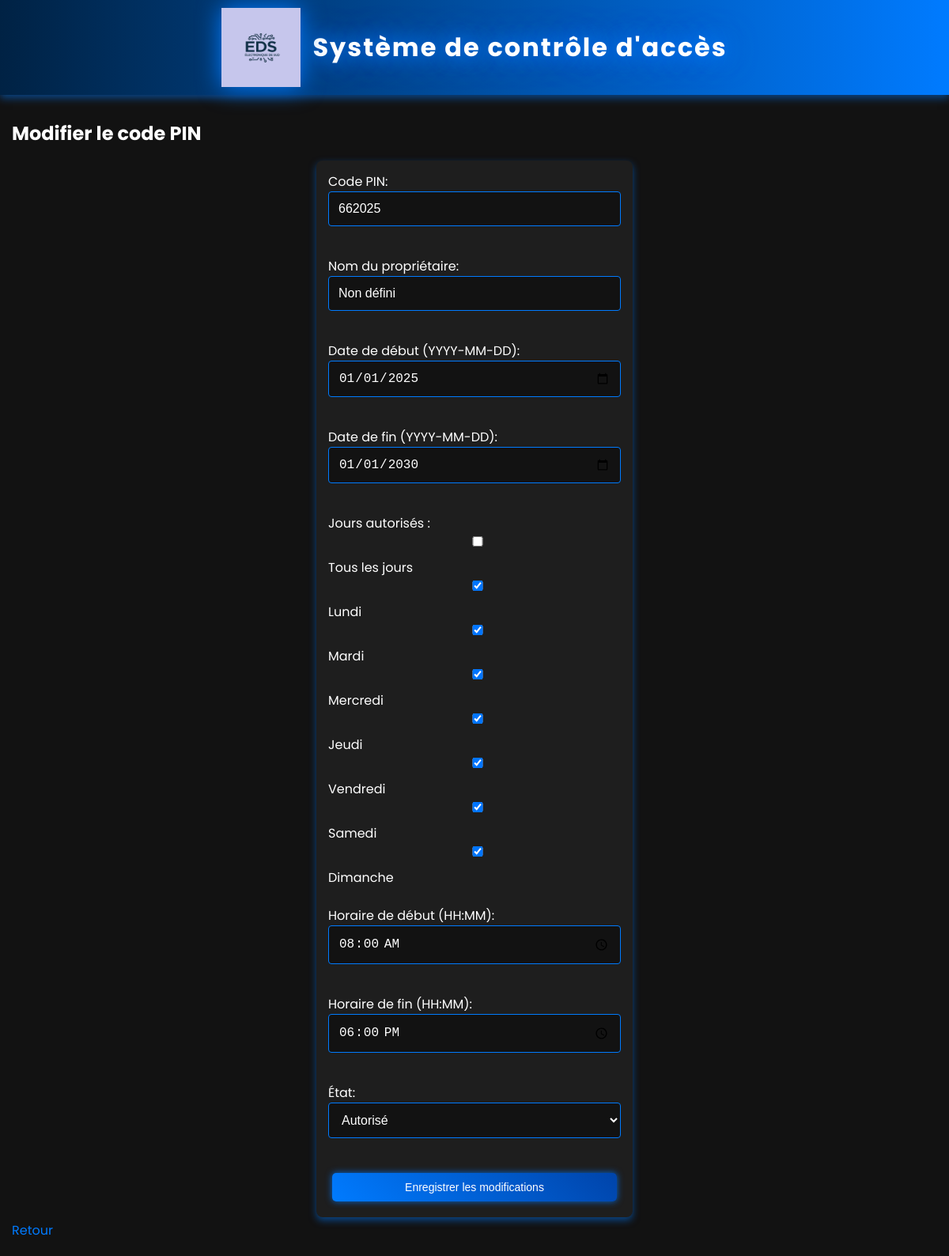
/modifier/pin/2 (signed in), run on the app's committed database.
### tables this page shows
CREATE TABLE serrures (
            id INTEGER PRIMARY KEY AUTOINCREMENT,
            nom TEXT NOT NULL,
            admin_client_id INTEGER,
            code_ouverture TEXT CHECK(length(code_ouverture) = 6),
            nom_proprietaire TEXT DEFAULT 'Non défini',
            date_debut TEXT DEFAULT '2025-01-01',
            date_fin TEXT DEFAULT '2030-01-01',
            jours_autorises TEXT DEFAULT 'Lundi,Mardi,Mercredi,Jeudi,Vendredi',
            horaire_debut TEXT DEFAULT '08:00',
            horaire_fin TEXT DEFAULT '18:00',
            etat TEXT DEFAULT 'autorisé' CHECK(etat IN ('autorisé', 'non autorisé')),
            FOREIGN KEY (admin_client_id) REFERENCES users (id)
        );

### app.py (the view, shortened to what this page needs)
@app.route('/modifier/<string:type>/<int:item_id>', methods=['GET', 'POST'])
def modifier(type, item_id):
    if 'user_id' not in session or session['role'] != 'client':
        return redirect(url_for('login'))
    conn = get_db_connection()
    if type == 'tag':
        item = conn.execute('SELECT * FROM tags WHERE id = ?', (item_id,)).fetchone()
        if not item:
            conn.close()
            flash('Tag non trouvé.', 'error')
            return redirect(url_for('admin_client', user_id=session['user_id']))
    elif type == 'pin':
        item = conn.execute('SELECT * FROM serrures WHERE id = ?', (item_id,)).fetchone()
        if not item:
            conn.close()
            flash('Serrure non trouvée.', 'error')
            return redirect(url_for('admin_client', user_id=session['user_id']))
    else:
        conn.close()
        flash('Type de modification invalide.', 'error')
        return redirect(url_for('admin_client', user_id=session['user_id']))
    conn.close()
    return render_template('modifier_tag.html', item=item, type=type)

### app.py (called while the page is built)
def get_db_connection():
    conn = sqlite3.connect('database.db')
    conn.execute('PRAGMA journal_mode=WAL;')  # Active le mode WAL
    conn.row_factory = sqlite3.Row
    return conn

### templates/modifier_tag.html (shortened to what this page needs)
{% extends "base.html" %}
{% block content %}
<h2>Modifier {{ 'le tag' if type == 'tag' else 'le code PIN' }}</h2>
<form method="POST">
    {% if type == 'tag' %}
    <label for="nom_proprietaire">Nom du propriétaire:</label>
    <input type="text" id="nom_proprietaire" name="nom_proprietaire" value="{{ item['nom_proprietaire'] }}" required>
    <br>
    <label for="date_debut">Date de début (YYYY-MM-DD):</label>
    <input type="date" id="date_debut" name="date_debut" value="{{ item['date_debut'] }}" required>
    <br>
    <label for="date_fin">Date de fin (YYYY-MM-DD):</label>
    <input type="date" id="date_fin" name="date_fin" value="{{ item['date_fin'] }}" required>
    <br>
    <label>Jours autorisés :</label>
    <div>
        <input type="checkbox" id="tous" name="jours_autorises" value="tous" onclick="toggleAllDays(this)">
        <label for="tous">Tous les jours</label><br>
        <input type="checkbox" id="lundi" name="jours_autorises" value="lundi" class="jour" {% if 'lundi' in item['jours_autorises'] %}checked{% endif %}>
        <label for="lundi">Lundi</label><br>
        <input type="checkbox" id="mardi" name="jours_autorises" value="mardi" class="jour" {% if 'mardi' in item['jours_autorises'] %}checked{% endif %}>
        <label for="mardi">Mardi</label><br>
        <input type="checkbox" id="mercredi" name="jours_autorises" value="mercredi" class="jour" {% if 'mercredi' in item['jours_autorises'] %}checked{% endif %}>
        <label for="mercredi">Mercredi</label><br>
        <input type="checkbox" id="jeudi" name="jours_autorises" value="jeudi" class="jour" {% if 'jeudi' in item['jours_autorises'] %}checked{% endif %}>
        <label for="jeudi">Jeudi</label><br>
        <input type="checkbox" id="vendredi" name="jours_autorises" value="vendredi" class="jour" {% if 'vendredi' in item['jours_autorises'] %}checked{% endif %}>
        <label for="vendredi">Vendredi</label><br>
        <input type="checkbox" id="samedi" name="jours_autorises" value="samedi" class="jour" {% if 'samedi' in item['jours_autorises'] %}checked{% endif %}>
        <label for="samedi">Samedi</label><br>
        <input type="checkbox" id="dimanche" name="jours_autorises" value="dimanche" class="jour" {% if 'dimanche' in item['jours_autorises'] %}checked{% endif %}>
        <label for="dimanche">Dimanche</label><br>
    </div>
    <br>
    <label for="horaire_debut">Horaire de début (HH:MM):</label>
    <input type="time" id="horaire_debut" name="horaire_debut" value="{{ item['horaire_debut'] }}" required>
    <br>
    <label for="horaire_fin">Horaire de fin (HH:MM):</label>
    <input type="time" id="horaire_fin" name="horaire_fin" value="{{ item['horaire_fin'] }}" required>
    <br>
    <label for="etat">État:</label>
    <select id="etat" name="etat" required>
        <option value="autorisé" {% if item['etat'] == 'autorisé' %}selected{% endif %}>Autorisé</option>
        <option value="non autorisé" {% if item['etat'] == 'non autorisé' %}selected{% endif %}>Non autorisé</option>
    </select>
    <br>
    {% elif type == 'pin' %}
    <label for="code_ouverture">Code PIN:</label>
    <input type="text" id="code_ouverture" name="code_ouverture" value="{{ item['code_ouverture'] }}" pattern="\d{6}" title="Le code PIN doit contenir exactement 6 chiffres" required>
    <br>
    <label for="nom_proprietaire">Nom du propriétaire:</label>
    <input type="text" id="nom_proprietaire" name="nom_proprietaire" value="{{ item['nom_proprietaire'] if item['nom_proprietaire'] else 'Non défini' }}" required>
    <br>
    <label for="date_debut">Date de début (YYYY-MM-DD):</label>
    <input type="date" id="date_debut" name="date_debut" value="{{ item['date_debut'] if item['date_debut'] else '2025-01-01' }}" required>
    <br>
    <label for="date_fin">Date de fin (YYYY-MM-DD):</label>
    <input type="date" id="date_fin" name="date_fin" value="{{ item['date_fin'] if item['date_fin'] else '2030-01-01' }}" required>
    <br>
    <label>Jours autorisés :</label>
    <div>
        <input type="checkbox" id="tous" name="jours_autorises" value="tous" onclick="toggleAllDays(this)">
        <label for="tous">Tous les jours</label><br>
        <input type="checkbox" id="lundi" name="jours_autorises" value="lundi" class="jour" {% if item['jours_autorises'] and 'lundi' in item['jours_autorises']|lower %}checked{% endif %}>
        <label for="lundi">Lundi</label><br>
        <input type="checkbox" id="mardi" name="jours_autorises" value="mardi" class="jour" {% if item['jours_autorises'] and 'mardi' in item['jours_autorises']|lower %}checked{% endif %}>
        <label for="mardi">Mardi</label><br>
        <input type="checkbox" id="mercredi" name="jours_autorises" value="mercredi" class="jour" {% if item['jours_autorises'] and 'mercredi' in item['jours_autorises']|lower %}checked{% endif %}>
        <label for="mercredi">Mercredi</label><br>
        <input type="checkbox" id="jeudi" name="jours_autorises" value="jeudi" class="jour" {% if item['jours_autorises'] and 'jeudi' in item['jours_autorises']|lower %}checked{% endif %}>
        <label for="jeudi">Jeudi</label><br>
        <input type="checkbox" id="vendredi" name="jours_autorises" value="vendredi" class="jour" {% if item['jours_autorises'] and 'vendredi' in item['jours_autorises']|lower %}checked{% endif %}>
        <label for="vendredi">Vendredi</label><br>
        <input type="checkbox" id="samedi" name="jours_autorises" value="samedi" class="jour" {% if item['jours_autorises'] and 'samedi' in item['jours_autorises']|lower %}checked{% endif %}>
        <label for="samedi">Samedi</label><br>
        <input type="checkbox" id="dimanche" name="jours_autorises" value="dimanche" class="jour" {% if item['jours_autorises'] and 'dimanche' in item['jours_autorises']|lower %}checked{% endif %}>
        <label for="dimanche">Dimanche</label><br>
    </div>
    <br>
    <label for="horaire_debut">Horaire de début (HH:MM):</label>
    <input type="time" id="horaire_debut" name="horaire_debut" value="{{ item['horaire_debut'] if item['horaire_debut'] else '08:00' }}" required>
    <br>
    <label for="horaire_fin">Horaire de fin (HH:MM):</label>
    <input type="time" id="horaire_fin" name="horaire_fin" value="{{ item['horaire_fin'] if item['horaire_fin'] else '18:00' }}" required>
    <br>
    <label for="etat">État:</label>
    <select id="etat" name="etat" required>
        <option value="autorisé" {% if item['etat'] and item['etat'] == 'autorisé' %}selected{% endif %}>Autorisé</option>
    </select>
    <br>
    {% endif %}
    <button type="submit">Enregistrer les modifications</button>
</form>
<a href="{{ url_for('admin_client', user_id=session['user_id']) }}">Retour</a>
{% endblock %}

### static/styles.css (style rules this page uses)
body { font-family: 'Poppins', sans-serif; background-color: #121212; color: #fff; margin: 0; padding: 0; font-size: 16px; line-height: 1.5; }
h2, h3 { margin-top: 1rem; margin-bottom: 1rem; }
button { padding: 10px 15px; background: linear-gradient(45deg, #007BFF, #0044AA); border: none; border-radius: 5px; cursor: pointer; color: #fff; font-size: 14px; transition: 0.3s; box-shadow: 0px 0px 8px rgba(0, 123, 255, 0.8); margin: 5px; max-width: 100%; }
form { display: flex; flex-direction: column; width: 100%; max-width: 400px; margin: 0 auto; background-color: #1E1E1E; padding: 15px; border-radius: 8px; box-shadow: 0 4px 10px rgba(0, 123, 255, 0.5); box-sizing: border-box; }
input, select, textarea { margin-bottom: 15px; padding: 12px; border: 1px solid #007BFF; border-radius: 4px; font-size: 16px; background-color: #121212; color: #fff; width: 100%; box-sizing: border-box; }
a { color: #007BFF; text-decoration: none; transition: 0.3s; display: inline-block; margin: 5px 0; }
* { -webkit-tap-highlight-color: transparent; }
input[type="submit"], button { appearance: none; -webkit-appearance: none; }
html, body { max-width: 100%; overflow-x: hidden; }

### data on the page
serrures: code_ouverture "662025", nom_proprietaire "Non défini", date_debut "01/01/2025", date_fin "01/01/2030", jours_autorises "☑", horaire_debut "08:00", horaire_fin "18:00", etat "Autorisé"

### other printed values
{{ 'le tag' if type == 'tag' else 'le code PIN' }} "le code PIN"
